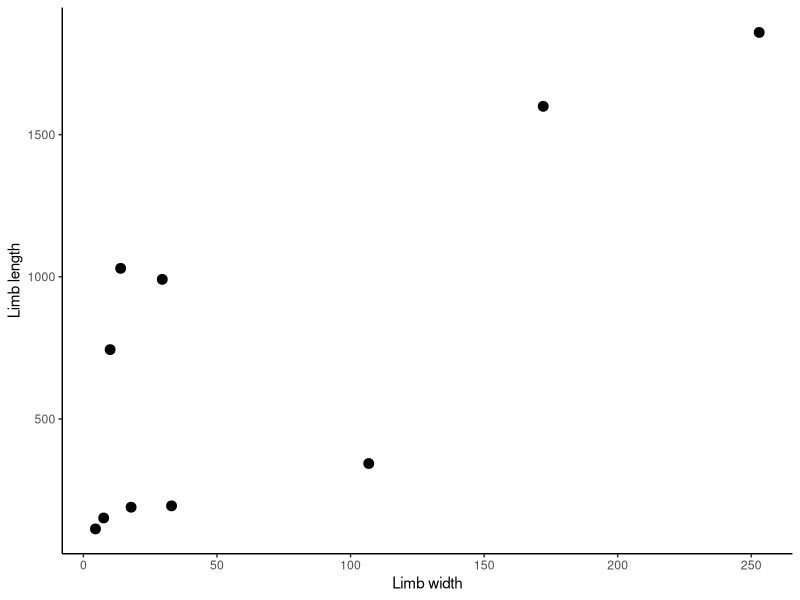
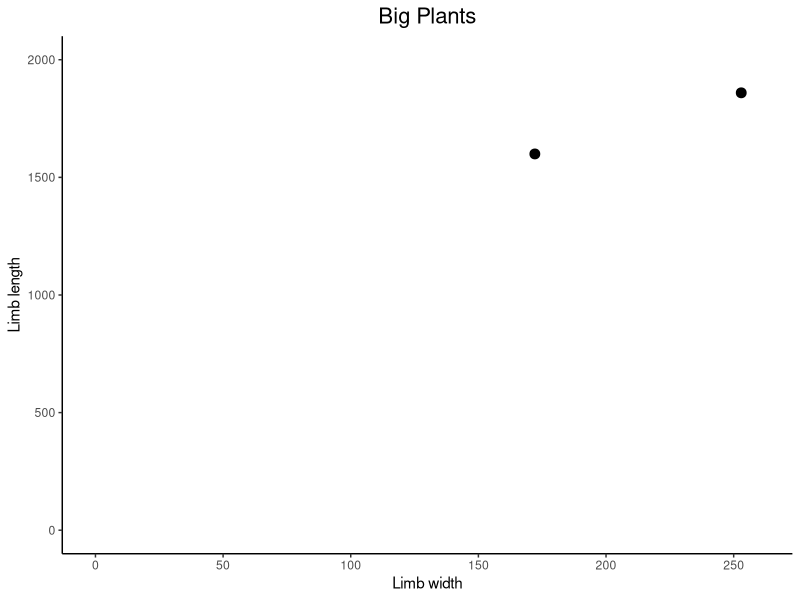

Write the R code that produced these figures, in order.
## ---- chunk 1
library(tidyverse)
MData <- read.csv("Data/measurements.csv")
MData$Species <- as.character(MData$Species)
MData <- MData %>% select(-X) %>% rename(L_wi = Limb.width, unW = unitsW, L_le = Limb.length, unL = unitsL) %>% 
  mutate(LW_mm = ifelse(unW == "cm", (L_wi*10), L_wi), LL_mm = ifelse(unL == "cm", (L_le*10), L_le), 
         Vol_mm = LW_mm*LW_mm*LL_mm, group = ifelse(nchar(Species)>19, "long_name", "short_name"))

summary <- MData %>% group_by(group) %>% summarise(meanL = mean(LL_mm), sdL = sd(LL_mm), meanW = mean(LW_mm), 
                                                   sdW = sd(LW_mm), meanV = mean(Vol_mm), sdV = sd(Vol_mm))

## ---- chunk 2
ggplot(MData, aes(x = LW_mm, y = LL_mm)) +
  geom_point(size = 3) +
  theme_classic() +
  labs(x = "Limb width", y = "Limb length")
## ---- chunk 3
MData <- MData %>% mutate(big = ifelse(Vol_mm > mean(MData$Vol_mm), "Y", "N"))
BigPlants <- MData %>% filter(big == "Y")

ggplot(BigPlants, aes(x = LW_mm, y = LL_mm)) +
  geom_point(size = 3) +
  theme_classic() +
  labs(x = "Limb width", y = "Limb length", title = "Big Plants") +
  scale_x_continuous(breaks = scales::pretty_breaks(n = 6), limits = c(0,260)) +
  scale_y_continuous(breaks = scales::pretty_breaks(n = 5), limits = c(0,2000)) +
  theme(plot.title = element_text(hjust = 0.5, size = 16))
## ---- chunk 4
SmallPlants <- MData %>% filter(big == "N")
summarySP <- SmallPlants %>% select(Species, Vol_mm)
summarySP
